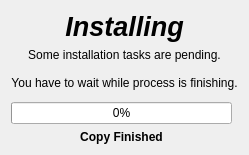
          <widget class="QWidget" name="PInstalling">
           <layout class="QGridLayout" name="gridLayout_38">
            <item row="3" column="0" colspan="2">
             <widget class="QFrame" name="FInstallingImages">
              <property name="frameShape">
               <enum>QFrame::StyledPanel</enum>
              </property>
              <property name="frameShadow">
               <enum>QFrame::Raised</enum>
              </property>
             </widget>
            </item>
            <item row="6" column="0">
             <widget class="QProgressBar" name="PBInstalling">
              <property name="value">
               <number>0</number>
              </property>
              <property name="alignment">
               <set>Qt::AlignLeading</set>
              </property>
              <property name="textVisible">
               <bool>true</bool>
              </property>
             </widget>
            </item>
            <item row="1" column="0" colspan="2">
             <widget class="QLabel" name="LInstalling">
              <property name="maximumSize">
               <size>
                <width>16777215</width>
                <height>100</height>
               </size>
              </property>
              <property name="text">
               <string>Some installation tasks are pending.

You have to wait while process is finishing.</string>
              </property>
              <property name="alignment">
               <set>Qt::AlignCenter</set>
              </property>
              <property name="wordWrap">
               <bool>true</bool>
              </property>
             </widget>
            </item>
            <item row="0" column="0" colspan="2">
             <widget class="QLabel" name="LInstallingTitle">
              <property name="maximumSize">
               <size>
                <width>16777215</width>
                <height>50</height>
               </size>
              </property>
              <property name="font">
               <font>
                <pointsize>20</pointsize>
                <weight>75</weight>
                <italic>true</italic>
                <bold>true</bold>
               </font>
              </property>
              <property name="text">
               <string>Installing</string>
              </property>
              <property name="alignment">
               <set>Qt::AlignCenter</set>
              </property>
             </widget>
            </item>
            <item row="7" column="0">
             <layout class="QVBoxLayout" name="verticalLayout">
              <item>
               <widget class="QLabel" name="LInstallFinished">
                <property name="maximumSize">
                 <size>
                  <width>16777215</width>
                  <height>50</height>
                 </size>
                </property>
                <property name="font">
                 <font>
                  <weight>75</weight>
                  <bold>true</bold>
                 </font>
                </property>
                <property name="text">
                 <string>Copy Finished</string>
                </property>
                <property name="alignment">
                 <set>Qt::AlignHCenter|Qt::AlignTop</set>
                </property>
                <property name="wordWrap">
                 <bool>true</bool>
                </property>
               </widget>
              </item>
             </layout>
            </item>
           </layout>
          </widget>
